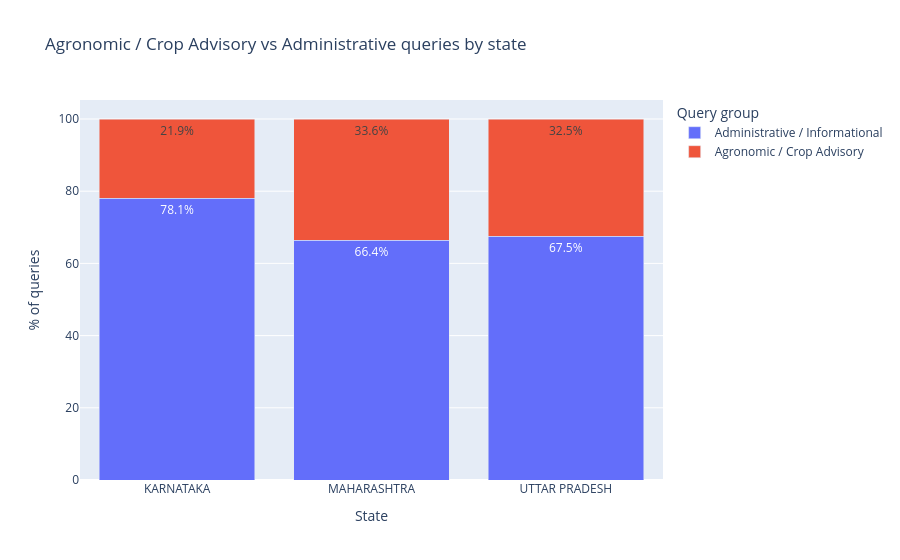
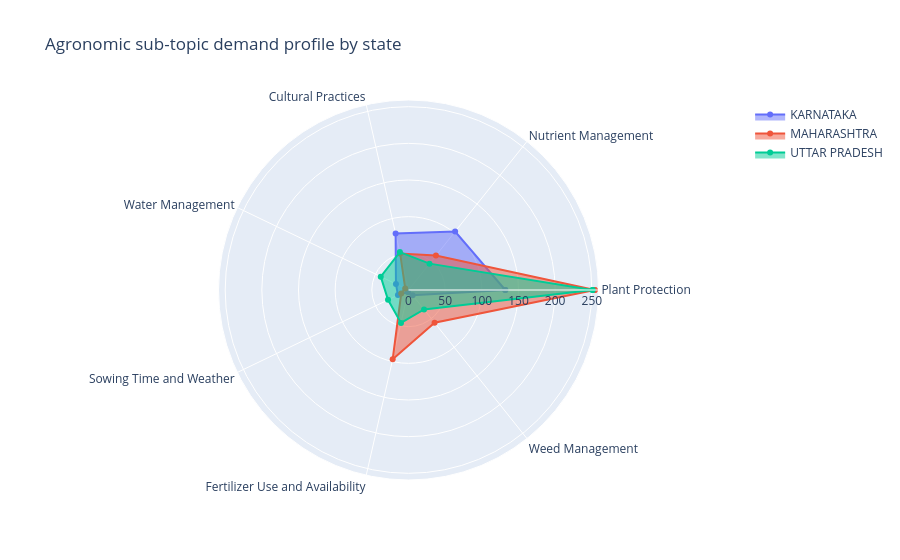
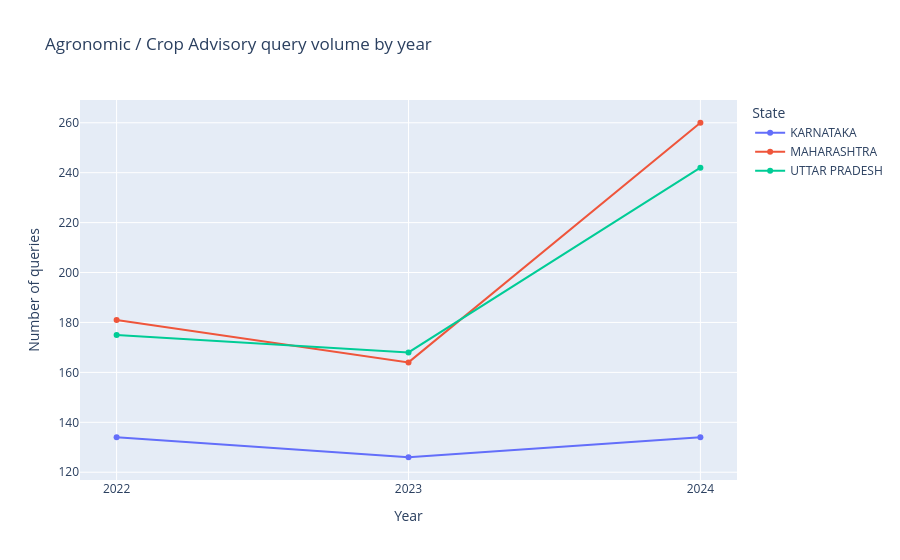

Source (notebook cell) for these figures, in order:
### Markdown cell above
**Question 3: What share of queries are for Agronomic / Crop Advisory support, how does the topic breakdown differ by state, and is demand growing?**

### Code cell
# Q3: Agronomic / Crop Advisory analysis
AGRONOMIC_TYPES = {
    'Plant Protection', 'Fertilizer Use and Availability', 'Nutrient Management',
    'Weed Management', 'Cultural Practices', 'Water Management',
    'Seeds and Planting Material', 'Seeds', 'Disease Management',
    'Bio-Pesticides and Bio-Fertilizers', 'Field Preparation', 'Soil Testing',
    'Varieties', 'Sowing Time and Weather', 'Organic Farming', 'Soil Health Card',
    'Nursery Management', 'Vegetative Propagation and Tissue Culture',
    'Old/Senile Orchard Rejuvenation', 'Spices and Condiment Crops',
    'Water Management, Micro Irrigation',
}

q3 = df.copy()
q3['StateName'] = q3['StateName'].astype(str).str.strip()
q3['query_group'] = q3['QueryType_clean'].apply(
    lambda x: 'Agronomic / Crop Advisory' if x in AGRONOMIC_TYPES else 'Administrative / Informational'
)

# (a) Share by state
share = (
    q3.groupby(['StateName', 'query_group'])
    .size()
    .reset_index(name='count')
)
totals = share.groupby('StateName')['count'].transform('sum')
share['pct'] = 100 * share['count'] / totals

print('=== (a) Agronomic vs Administrative share by state ===')
display(share)

fig_a = px.bar(
    share,
    x='StateName',
    y='pct',
    color='query_group',
    barmode='stack',
    title='Agronomic / Crop Advisory vs Administrative queries by state',
    labels={'pct': '% of queries', 'StateName': 'State', 'query_group': 'Query group'},
    text=share['pct'].round(1).astype(str) + '%',
)
fig_a.update_traces(textposition='inside')
fig_a.update_layout(yaxis_title='% of queries', legend_title='Query group')
fig_a.show()

# (b) Top agronomic sub-topics per state
agro = q3[q3['query_group'] == 'Agronomic / Crop Advisory'].copy()
topic_state = (
    agro.groupby(['StateName', 'QueryType_clean'])
    .size()
    .reset_index(name='count')
    .sort_values(['StateName', 'count'], ascending=[True, False])
)
top_topics = topic_state.groupby('StateName').head(5).reset_index(drop=True)

print('\n=== (b) Top 5 agronomic sub-topics per state ===')
display(top_topics)

import plotly.graph_objects as go

all_top_types = top_topics['QueryType_clean'].unique().tolist()
fig_b = go.Figure()
for state in sorted(top_topics['StateName'].unique()):
    state_data = topic_state[topic_state['StateName'] == state]
    vals = [int(state_data.loc[state_data['QueryType_clean'] == t, 'count'].sum()) for t in all_top_types]
    fig_b.add_trace(go.Scatterpolar(
        r=vals + [vals[0]],
        theta=all_top_types + [all_top_types[0]],
        fill='toself',
        name=state,
    ))
fig_b.update_layout(
    polar=dict(radialaxis=dict(visible=True)),
    title='Agronomic sub-topic demand profile by state',
)
fig_b.show()

# (c) Year trend
agro_year = (
    agro.groupby(['year', 'StateName'])
    .size()
    .reset_index(name='count')
    .sort_values('year')
)

print('\n=== (c) Agronomic query count by year and state ===')
display(agro_year)

fig_c = px.line(
    agro_year,
    x='year',
    y='count',
    color='StateName',
    markers=True,
    title='Agronomic / Crop Advisory query volume by year',
    labels={'count': 'Number of queries', 'year': 'Year', 'StateName': 'State'},
)
fig_c.update_layout(xaxis=dict(dtick=1))
fig_c.show()

### Figure 1 — Plotly figure (JSON) as saved in the notebook; plotly's stock layout.template omitted (floating-point values rounded to 4 significant figures)
{"data": [{"hovertemplate": "Query group=Administrative / Informational<br>State=%{x}<br>% of queries=%{y}<br>text=%{text}<extra></extra>", "legendgroup": "Administrative / Informational", "marker": {"color": "#636efa", "pattern": {"shape": ""}}, "name": "Administrative / Informational", "orientation": "v", "showlegend": true, "text": ["78.1%", "66.4%", "67.5%"], "textposition": "inside", "type": "bar", "x": ["KARNATAKA", "MAHARASHTRA", "UTTAR PRADESH"], "xaxis": "x", "y": [78.11, 66.39, 67.5], "yaxis": "y"}, {"hovertemplate": "Query group=Agronomic / Crop Advisory<br>State=%{x}<br>% of queries=%{y}<br>text=%{text}<extra></extra>", "legendgroup": "Agronomic / Crop Advisory", "marker": {"color": "#EF553B", "pattern": {"shape": ""}}, "name": "Agronomic / Crop Advisory", "orientation": "v", "showlegend": true, "text": ["21.9%", "33.6%", "32.5%"], "textposition": "inside", "type": "bar", "x": ["KARNATAKA", "MAHARASHTRA", "UTTAR PRADESH"], "xaxis": "x", "y": [21.89, 33.61, 32.5], "yaxis": "y"}], "layout": {"barmode": "stack", "legend": {"title": {"text": "Query group"}, "tracegroupgap": 0}, "title": {"text": "Agronomic / Crop Advisory vs Administrative queries by state"}, "xaxis": {"anchor": "y", "domain": [0, 1], "title": {"text": "State"}}, "yaxis": {"anchor": "x", "domain": [0, 1], "title": {"text": "% of queries"}}}}

### Figure 2 — Plotly figure (JSON) as saved in the notebook; plotly's stock layout.template omitted (floating-point values rounded to 4 significant figures)
{"data": [{"fill": "toself", "name": "KARNATAKA", "r": [132, 102, 79, 19, 16, 3, 9, 132], "theta": ["Plant Protection", "Nutrient Management", "Cultural Practices", "Water Management", "Sowing Time and Weather", "Fertilizer Use and Availability", "Weed Management", "Plant Protection"], "type": "scatterpolar"}, {"fill": "toself", "name": "MAHARASHTRA", "r": [254, 60, 51, 5, 11, 97, 57, 254], "theta": ["Plant Protection", "Nutrient Management", "Cultural Practices", "Water Management", "Sowing Time and Weather", "Fertilizer Use and Availability", "Weed Management", "Plant Protection"], "type": "scatterpolar"}, {"fill": "toself", "name": "UTTAR PRADESH", "r": [251, 46, 53, 42, 31, 46, 34, 251], "theta": ["Plant Protection", "Nutrient Management", "Cultural Practices", "Water Management", "Sowing Time and Weather", "Fertilizer Use and Availability", "Weed Management", "Plant Protection"], "type": "scatterpolar"}], "layout": {"polar": {"radialaxis": {"visible": true}}, "title": {"text": "Agronomic sub-topic demand profile by state"}}}

### Figure 3 — Plotly figure (JSON) as saved in the notebook; plotly's stock layout.template omitted (floating-point values rounded to 4 significant figures)
{"data": [{"hovertemplate": "State=KARNATAKA<br>Year=%{x}<br>Number of queries=%{y}<extra></extra>", "legendgroup": "KARNATAKA", "line": {"color": "#636efa", "dash": "solid"}, "marker": {"symbol": "circle"}, "mode": "lines+markers", "name": "KARNATAKA", "orientation": "v", "showlegend": true, "type": "scatter", "x": [2022, 2023, 2024], "xaxis": "x", "y": [134, 126, 134], "yaxis": "y"}, {"hovertemplate": "State=MAHARASHTRA<br>Year=%{x}<br>Number of queries=%{y}<extra></extra>", "legendgroup": "MAHARASHTRA", "line": {"color": "#EF553B", "dash": "solid"}, "marker": {"symbol": "circle"}, "mode": "lines+markers", "name": "MAHARASHTRA", "orientation": "v", "showlegend": true, "type": "scatter", "x": [2022, 2023, 2024], "xaxis": "x", "y": [181, 164, 260], "yaxis": "y"}, {"hovertemplate": "State=UTTAR PRADESH<br>Year=%{x}<br>Number of queries=%{y}<extra></extra>", "legendgroup": "UTTAR PRADESH", "line": {"color": "#00cc96", "dash": "solid"}, "marker": {"symbol": "circle"}, "mode": "lines+markers", "name": "UTTAR PRADESH", "orientation": "v", "showlegend": true, "type": "scatter", "x": [2022, 2023, 2024], "xaxis": "x", "y": [175, 168, 242], "yaxis": "y"}], "layout": {"legend": {"title": {"text": "State"}, "tracegroupgap": 0}, "title": {"text": "Agronomic / Crop Advisory query volume by year"}, "xaxis": {"anchor": "y", "domain": [0, 1], "dtick": 1, "title": {"text": "Year"}}, "yaxis": {"anchor": "x", "domain": [0, 1], "title": {"text": "Number of queries"}}}}
